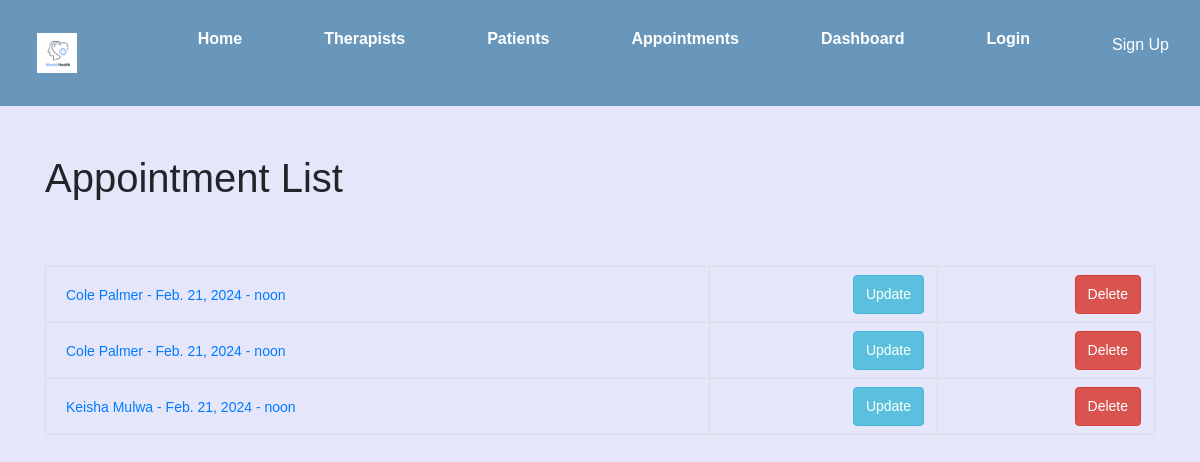
The page /catalog/appointment/ on the database as committed earlier.
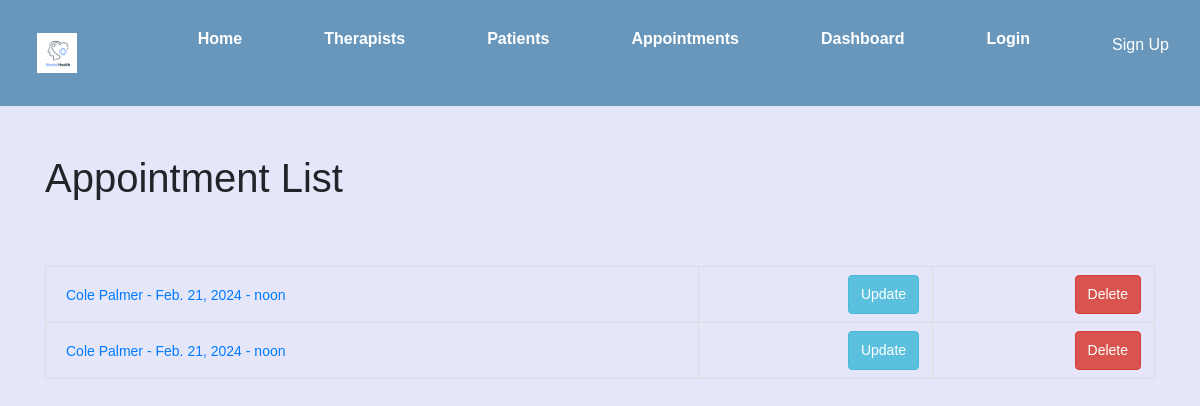
The same page on the database as committed later.
### catalog/models.py (models this page shows, shortened)
class Appointment(models.Model):
    appointment_id = models.AutoField(primary_key=True)
    therapist = models.ForeignKey(Therapist, on_delete=models.CASCADE, null=True, blank=True)
    patient = models.ForeignKey(Patient, on_delete=models.CASCADE, null=True, blank=True)
    APPOINTMENT_STATUS_CHOICES = [
        ('Pending', 'Pending'),
        ('Completed', 'Completed'),
        ('Canceled', 'Canceled'),
    ]
    status = models.CharField(max_length=20, choices=APPOINTMENT_STATUS_CHOICES, default='Pending')
    date = models.DateField(null=True, blank=True)
    time = models.TimeField(null=True, blank=True)
    SERVICE_CHOICES = [
        ('COUPLES', 'COUPLES'),
        ('TRAUMA', 'TRAUMA'),
        ('DEPRESSION', 'DEPRESSION'),
        ('NUTRITIONAL', 'NUTRITIONAL'),
        ('FAMILY', 'FAMILY'),
        ('BEHAVIORAL', 'BEHAVIORAL'),
        ('ADDICTION', 'ADDICTION'),
    ]
    service = models.CharField(max_length=100, choices=SERVICE_CHOICES, blank=True,
                               help_text="Select Specialization")
    class Meta:
        ordering = ['date', 'time', 'therapist', 'patient', 'status']

class Therapist(models.Model):
    therapist_id = models.AutoField(primary_key=True)
    name = models.CharField(max_length=100)
    contact = models.CharField(max_length=15)
    SPECIALIZATION_CHOICES = [
        ('COUPLES', 'COUPLES'),
        ('TRAUMA', 'TRAUMA'),
        ('DEPRESSION', 'DEPRESSION'),
        ('NUTRITIONAL', 'NUTRITIONAL'),
        ('FAMILY', 'FAMILY'),
        ('BEHAVIORAL', 'BEHAVIORAL'),
        ('ADDICTION', 'ADDICTION'),
    ]
    specialization = models.CharField(max_length=100, choices=SPECIALIZATION_CHOICES, blank=True,
                                      help_text="Select Specialization")
    AVAILABILITY_STATUS = (
        ('A', 'Available'),
        ('B', 'BOOKED')
    )
    availability = models.CharField(max_length=10, choices=AVAILABILITY_STATUS, blank=True, default="Available",
                                    help_text="Confirm Availability")
    class Meta:
        ordering = ['name', 'specialization']
        permissions = [
            ("can_mark_available", "Set therapist as available"),
            ("can_mark_booked", "Set therapist as booked"),
            ("can_view_all_appointments", "View all appointments"),
            ("can_view_appointment", "View appointment details"),
            ("can_view_therapist", "View therapist details"),
            ("can_view_patient", "View patient details"),
            ("can_view_all_patients", "View all patients"),
            ("can_view_all_therapists", "View all therapists"),
            ("can_view_therapist_dashboard", "View therapist dashboard"),
            ("can_view_appointment_list", "View appointment list"),
            ("can_view_patient_list", "View patient list"),
            ("can_view_therapist_list", "View therapist list"),
            ("can_view_appointment_detail", "View appointment details"),
            ("can_view_patient_detail", "View patient details"),
            ("can_view_therapist_detail", "View therapist details"),
            ("can_view_appointment_create", "Create appointment"),
            ("can_view_patient_create", "Create patient"),
            ("can_view_therapist_create", "Create therapist"),
            ("can_view_appointment_update", "Update appointment"),
            ("can_view_patient_update", "Update patient"),
            ("can_view_therapist_update", "Update therapist"),
            ("can_view_appointment_delete", "Delete appointment"),
            ("can_view_patient_delete", "Delete patient"),
            ("can_view_therapist_delete", "Delete therapist"),
        ]

### catalog/views.py (the view)
# urls.py: path('appointment/', views.AppointmentListView.as_view(), name='appointment_list'),
class AppointmentListView(generic.ListView):
    model = Appointment
    template_name = 'catalog/appointment_list.html'
    context_object_name = 'appointments'
    user = models.ForeignKey(User, on_delete=models.CASCADE)

### catalog/templates/catalog/appointment_list.html
{% extends "base_generic.html" %}
{% block content %}
    <h1>Appointment List</h1>
    <br/>
    <table>
        {% for appointment in appointments %}
            <tr>
                <td>
                    {% if appointment.therapist %}
                        <a href="{% url 'catalog:appointment_detail' appointment.pk %}">
                            {{ appointment.therapist.name }} - {{ appointment.date }} - {{ appointment.time }}
                        </a>
                    {% else %}
                        Unassigned - {{ appointment.date }} - {{ appointment.time }}
                    {% endif %}
                </td>
                <td style="text-align: right;">
                    <a class="btn btn-primary" href="{% url 'catalog:update_appointment' appointment.pk %}">Update</a>
                </td>
                <td style="text-align: right;">
                    <a class="btn btn-danger" href="{% url 'catalog:delete_appointment' appointment.pk %}">Delete</a>
                </td>
            </tr>
        {% endfor %}
    </table>
{% endblock %}

### catalog/templates/base_generic.html (shortened to what this page needs)
<!DOCTYPE html>
<html lang="en">
<head>
    <link rel="stylesheet" href="https://stackpath.bootstrapcdn.com/bootstrap/4.5.2/css/bootstrap.min.css">
    {% load static %}
    <link rel="stylesheet" href="{% static 'css/styles.css' %}">
</head>
<body>
    <nav class="navbar">
    <div class="logo">
        <a href="{% url 'catalog:index' %}">
            <img src="{% static 'images/logo.png' %}" alt="Meraki Therapy" class="logo-img">
        </a>
    </div>
    <ul class="navbar-links">
        <li class="nav-item"><a class="nav-link" href="{% url 'catalog:index' %}">Home</a></li>
        <li class="nav-item"><a class="nav-link" href="{% url 'catalog:therapist_list' %}">Therapists</a></li>
        <li class="nav-item"><a class="nav-link" href="{% url 'catalog:patient_list' %}">Patients</a></li>
        <li class="nav-item"><a class="nav-link" href="{% url 'catalog:appointment_list' %}">Appointments</a></li>
        <li class="nav-item"><a class="nav-link" href="{% url 'catalog:therapist_dashboard' %}">Dashboard</a></li>
        {% if user.is_authenticated %}
            <li class="nav-item"><a class="nav-link" href="{% url 'logout' %}">Logout</a></li>
        {% else %}
            <li class="nav-item"><a class="nav-link" href="{% url 'login' %}">Login</a></li>
        {% endif %}
        <div class="dropdown">
            <button class="dropbtn">Sign Up</button>
        </div>
    </ul>
</nav>
    <div class="container mt-5">
        {% block content %}{% endblock %}
    </div>
</body>
</html>

### catalog/static/css/styles.css (style rules this page uses)
body { margin: 0; font-family: Arial, sans-serif; background-color: #e6e6fa; }
.navbar { background-color: #6897bb; padding: 15px; display: flex; justify-content: space-between; align-items: center; }
.logo { padding: 10px; }
.logo-img { max-height: 40px; }
.navbar-links { list-style: none; display: flex; }
.navbar-links li { margin-right: 50px; }
.navbar-links a { text-decoration: none; color: #ffffff; font-size: 16px; font-weight: bold; }
.dropdown { float: left; overflow: hidden; }
.dropdown .dropbtn { font-size: 16px; border: none; outline: none; color: white; padding: 14px 16px; background-color: inherit; font-family: inherit; margin: 0; }
.navbar a, .dropdown-content a { float: none; display: block; text-align: left; }
h1, em { margin-bottom: 20px; }
table { width: 100%; border-collapse: collapse; margin-top: 20px; }
th, td { border: 1px solid #ddd; padding: 8px; text-align: left; }
a.btn { text-decoration: none; margin-right: 5px; display: inline-block; padding: 8px 12px; font-size: 14px; cursor: pointer; border: 1px solid #337ab7; color: #fff; background-color: #337ab7; border-radius: 4px; }
a.btn.btn-primary { background-color: #5bc0de; border-color: #46b8da; }
a.btn.btn-danger { background-color: #d9534f; border-color: #d43f3a; }
h1 { margin-bottom: 20px; }
a { text-decoration: none; padding: 8px 12px; font-size: 14px; cursor: pointer; border-radius: 4px; }
.btn-primary { color: #fff; background-color: #337ab7; border: 1px solid #337ab7; }
.btn-danger { color: #fff; background-color: #d9534f; border: 1px solid #d9534f; }

Rows that differ between the two databases and show on the page:
removed Appointment: therapist.name "Keisha Mulwa", date "Feb. 21, 2024", time "noon"
